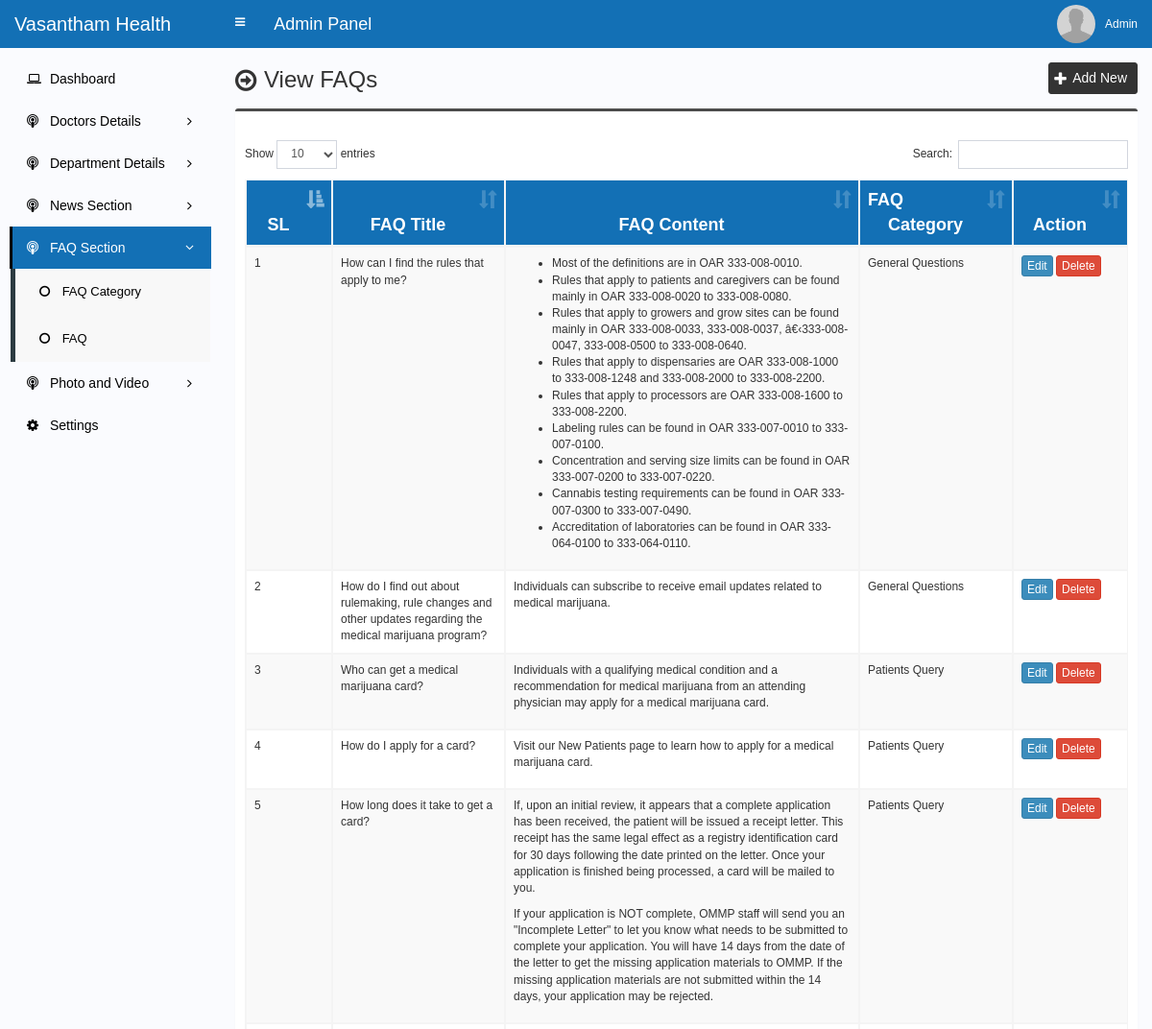
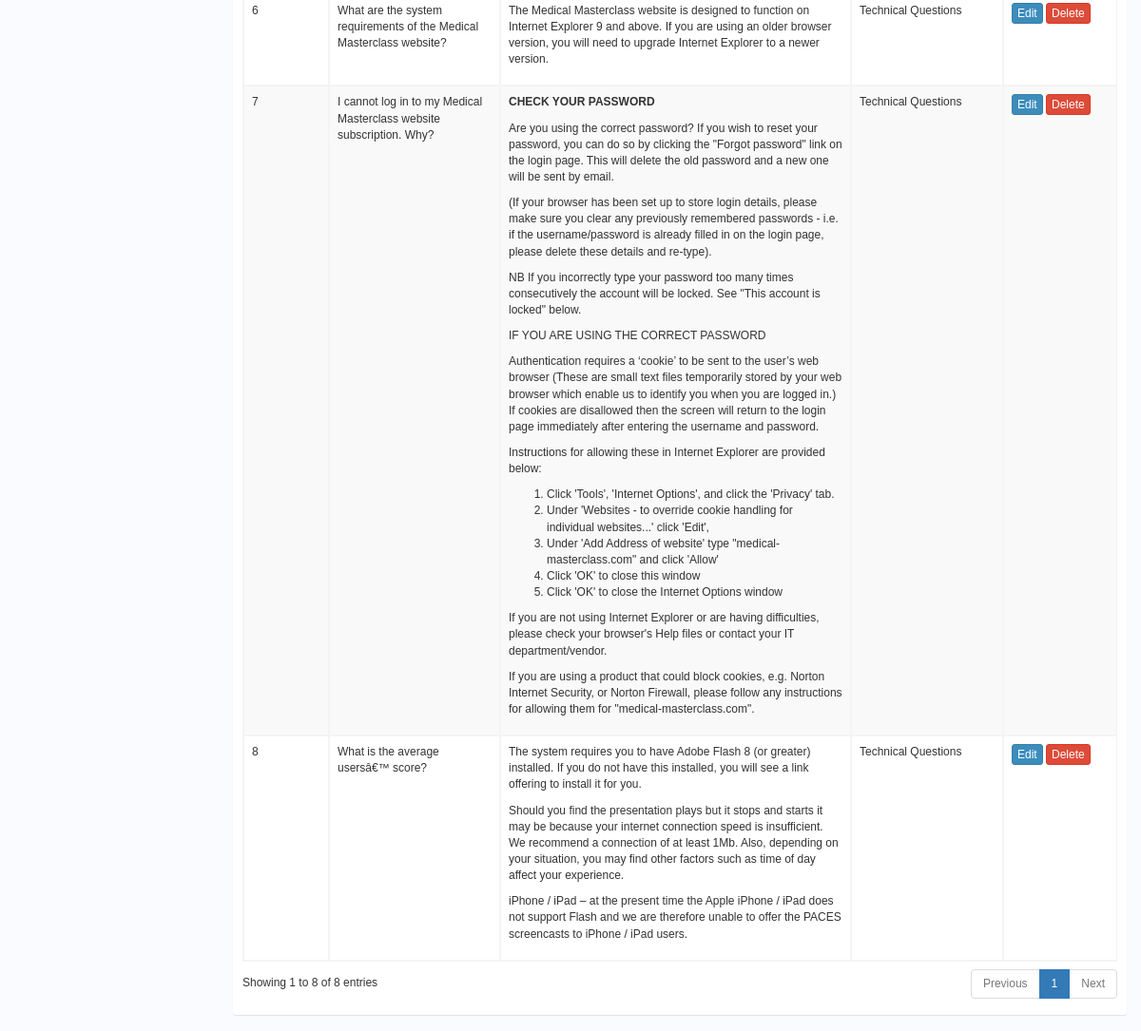
The page /admin/faq.php (signed in) on the database its author committed (2 pictures, top to bottom).
### tables this page shows
CREATE TABLE `faq` (
  `faq_id` int(11) NOT NULL,
  `faq_title` varchar(255) NOT NULL,
  `faq_content` text NOT NULL,
  `faq_category_id` int(11) NOT NULL
);

CREATE TABLE `faq_category` (
  `faq_category_id` int(11) NOT NULL,
  `faq_category_name` varchar(255) NOT NULL
);

### admin/faq.php (the view, shortened to what this page needs)
<?php require_once('header.php'); ?>
<section class="content-header">
	<div class="content-header-left">
		<h1>View FAQs</h1>
	</div>
	<div class="content-header-right">
		<a href="faq-add.php" class="btn btn-primary btn-sm">Add New</a>
	</div>
</section>
<section class="content">
  <div class="row">
    <div class="col-md-12">
      <div class="box box-info">
        <div class="box-body table-responsive">
          <table id="example1" class="table table-bordered table-striped">
			<thead class="thead-style">
			    <tr>
			        <th width="50">SL</th>
			        <th width="140">FAQ Title</th>
			        <th>FAQ Content</th>
			        <th width="120">FAQ Category</th>
			        <th width="80">Action</th>
			    </tr>
			</thead>
            <tbody>
	            <?php
	            	$i=0;
	            	$statement = $pdo->prepare("SELECT
												t1.faq_id,
												t1.faq_title,
												t1.faq_content,
												t1.faq_category_id,
												t2.faq_category_id,
												t2.faq_category_name
	            	                           	FROM faq t1
	            	                           	JOIN faq_category t2
	            	                           	ON t1.faq_category_id = t2.faq_category_id");
	            	$statement->execute();
	            	$result = $statement->fetchAll(PDO::FETCH_ASSOC);
	            	foreach ($result as $row) {
	            		$i++;
		            	?>
			            <tr>
			                <td><?php echo $i; ?></td>
			                <td><?php echo $row['faq_title']; ?></td>
			                <td><?php echo $row['faq_content']; ?></td>
			                <td><?php echo $row['faq_category_name']; ?></td>
			                <td>
			                    <a href="faq-edit.php?id=<?php echo $row['faq_id']; ?>" class="btn btn-primary btn-xs">Edit</a>
			                    <a href="#" class="btn btn-danger btn-xs" data-href="faq-delete.php?id=<?php echo $row['faq_id']; ?>" data-toggle="modal" data-target="#confirm-delete">Delete</a>
			                </td>
			            </tr>
			            <?php
	            	}
	            ?>
            </tbody>
          </table>
        </div>
      </div>
</section>
<?php require_once('footer.php'); ?>

### admin/style.css (style rules this page uses)
body { font-size: 12px; font-family: 'verdana', sans-serif; }
.content-header>h1, .content-header .content-header-left h1 { font-family: 'verdana', sans-serif; }
.box-info { padding-top: 20px; }
.content-header { overflow: hidden; }
.content-header .content-header-left { float: left; padding-top: 5px; }
.content-header .content-header-right { float: right; }
.content-header .content-header-left h1 { margin-top: 0; margin-bottom: 0; padding-left: 30px; font-size: 24px; position: relative; }
.content-header .content-header-left h1:before { position: absolute; top: 0; left: 0; font-family: 'FontAwesome', sans-serif; font-size: 26px; content: '\f18e'; }
.content-header .content-header-right a { position: relative; padding-left: 24px; font-size: 14px; }
.content-header .content-header-right a:before { position: absolute; top: 4px; left: 5px; font-family: 'FontAwesome', sans-serif; font-size: 16px; content: '\f067'; }
.box.box-info { border-top-color: #4c4c4c; }
.content-header .content-header-right a { background-color: #333333; border-color: #333333; }
.thead-style { background-color: #1370b5; color: white; font-size: 1.8rem; padding: 1rem; text-align-last: center; text-transform: none; }

### rows shown on the page
faq: faq_title "How can I find the rules that apply to me?", faq_content "Most of the definitions are in OAR 333-008-0010. Rules that apply to patients and caregivers can be found mainly in OAR 333-008-0020 to 333-008-0080. Rules that apply to growers and grow sites can be found mainly in OAR 333-008-0033, 333-008-0037, â€‹333-008-0047, 333-008-0500 to 333-008-0640. Rules that apply to dispensaries are OAR 333-008-1000 to 333-008-1248 and 333-008-2000 to 333-008-2200. Rules that apply to processors are OAR 333-008-1600 to 333-008-2200. Labeling rules can be found in OAR 333-007-0010 to 333-007-0100. Concentration and serving size limits can be found in OAR 333-007-0200 to 333-007-0220. Cannabis testing requirements can be found in OAR 333-007-0300 to…", faq_category.faq_category_name "General Questions"
faq: faq_title "How do I find out about rulemaking, rule changes and other updates regarding the medical marijuana program?", faq_content "Individuals can subscribe to receive email updates related to medical marijuana.", faq_category.faq_category_name "General Questions"
faq: faq_title "Who can get a medical marijuana card?", faq_content "Individuals with a qualifying medical condition and a recommendation for medical marijuana from an attending physician may apply for a medical marijuana card.", faq_category.faq_category_name "Patients Query"
faq: faq_title "How do I apply for a card?", faq_content "Visit our New Patients page to learn how to apply for a medical marijuana card.", faq_category.faq_category_name "Patients Query"
faq: faq_title "How long does it take to get a card?", faq_content "If, upon an initial review, it appears that a complete application has been received, the patient will be issued a receipt letter. This receipt has the same legal effect as a registry identification card for 30 days following the date printed on the letter. Once your application is finished being processed, a card will be mailed to you. If your application is NOT complete, OMMP staff will send you an \"Incomplete Letter\" to let you know what needs to be submitted to complete your application. You will have 14 days from the date of the letter to get the missing application materials to OMMP. If the missing application materials are not submitted within the 14 days, your application may be…", faq_category.faq_category_name "Patients Query"
faq: faq_title "What are the system requirements of the Medical Masterclass website?", faq_content "The Medical Masterclass website is designed to function on Internet Explorer 9 and above. If you are using an older browser version, you will need to upgrade Internet Explorer to a newer version.", faq_category.faq_category_name "Technical Questions"
faq: faq_title "I cannot log in to my Medical Masterclass website subscription. Why?", faq_content "CHECK YOUR PASSWORD Are you using the correct password? If you wish to reset your password, you can do so by clicking the \"Forgot password\" link on the login page. This will delete the old password and a new one will be sent by email. (If your browser has been set up to store login details, please make sure you clear any previously remembered passwords - i.e. if the username/password is already filled in on the login page, please delete these details and re-type). NB If you incorrectly type your password too many times consecutively the account will be locked. See \"This account is locked\" below. IF YOU ARE USING THE CORRECT PASSWORD Authentication requires a ‘cookie’ to be sent to the…", faq_category.faq_category_name "Technical Questions"
faq: faq_title "What is the average usersâ€™ score?", faq_content "The system requires you to have Adobe Flash 8 (or greater) installed. If you do not have this installed, you will see a link offering to install it for you. Should you find the presentation plays but it stops and starts it may be because your internet connection speed is insufficient. We recommend a connection of at least 1Mb. Also, depending on your situation, you may find other factors such as time of day affect your experience. iPhone / iPad – at the present time the Apple iPhone / iPad does not support Flash and we are therefore unable to offer the PACES screencasts to iPhone / iPad users.", faq_category.faq_category_name "Technical Questions"

### other values the page prints
$_SESSION['user']['full_name'] "Admin"
